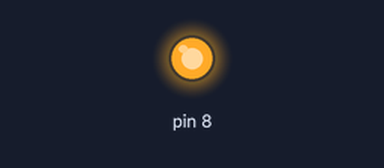
Recording of a sketch running on a simulated Arduino Uno, built with avr-gcc and run on an emulated ATmega328P. Shown: output pins drawn as LEDs (lit = HIGH).

Above: at 2.5 s.
At 6.0 s:
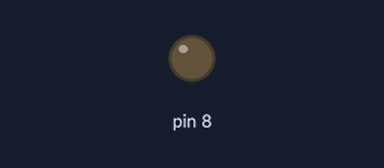
Timing chart, 0 to 9.1 s (numbered marks = the images above):
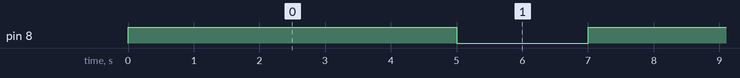

The sketch:

sketch_apr25a.cpp.ino
```cpp
void setup() {
  // put your setup code here, to run once:
  pinMode(8, OUTPUT);
}

void loop() {
  // put your main code here, to run repeatedly:
  digitalWrite(8, HIGH);   // turn the LED on (HIGH is the voltage level)
  delay(5000);                       // wait for a second
  digitalWrite(8, LOW);    // turn the LED off by making the voltage LOW
  delay(2000);
}
```

Measured:
- by itself, pin 8: alternates HIGH for 5.0 s and LOW for 2.0 s
